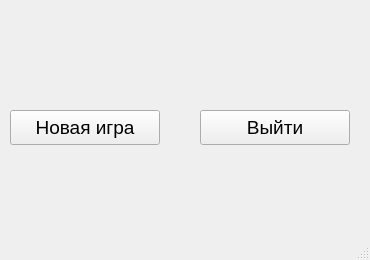
<?xml version="1.0" encoding="UTF-8"?>
<ui version="4.0">
 <class>MainWindow</class>
 <widget class="QMainWindow" name="MainWindow">
  <property name="geometry">
   <rect>
    <x>0</x>
    <y>0</y>
    <width>370</width>
    <height>260</height>
   </rect>
  </property>
  <property name="windowTitle">
   <string>Авторизация</string>
  </property>
  <widget class="QWidget" name="centralwidget">
   <widget class="QPushButton" name="ButtonNewgame">
    <property name="geometry">
     <rect>
      <x>10</x>
      <y>110</y>
      <width>150</width>
      <height>35</height>
     </rect>
    </property>
    <property name="font">
     <font>
      <pointsize>14</pointsize>
     </font>
    </property>
    <property name="text">
     <string>Новая игра</string>
    </property>
   </widget>
   <widget class="QPushButton" name="ButtonExit">
    <property name="geometry">
     <rect>
      <x>200</x>
      <y>110</y>
      <width>150</width>
      <height>35</height>
     </rect>
    </property>
    <property name="font">
     <font>
      <pointsize>14</pointsize>
     </font>
    </property>
    <property name="text">
     <string>Выйти</string>
    </property>
   </widget>
   <widget class="QLabel" name="labelWin">
    <property name="geometry">
     <rect>
      <x>90</x>
      <y>60</y>
      <width>201</width>
      <height>41</height>
     </rect>
    </property>
    <property name="font">
     <font>
      <pointsize>18</pointsize>
     </font>
    </property>
    <property name="text">
     <string/>
    </property>
   </widget>
  </widget>
  <widget class="QMenuBar" name="menubar">
   <property name="geometry">
    <rect>
     <x>0</x>
     <y>0</y>
     <width>370</width>
     <height>21</height>
    </rect>
   </property>
  </widget>
  <widget class="QStatusBar" name="statusbar"/>
 </widget>
 <resources/>
 <connections/>
</ui>
